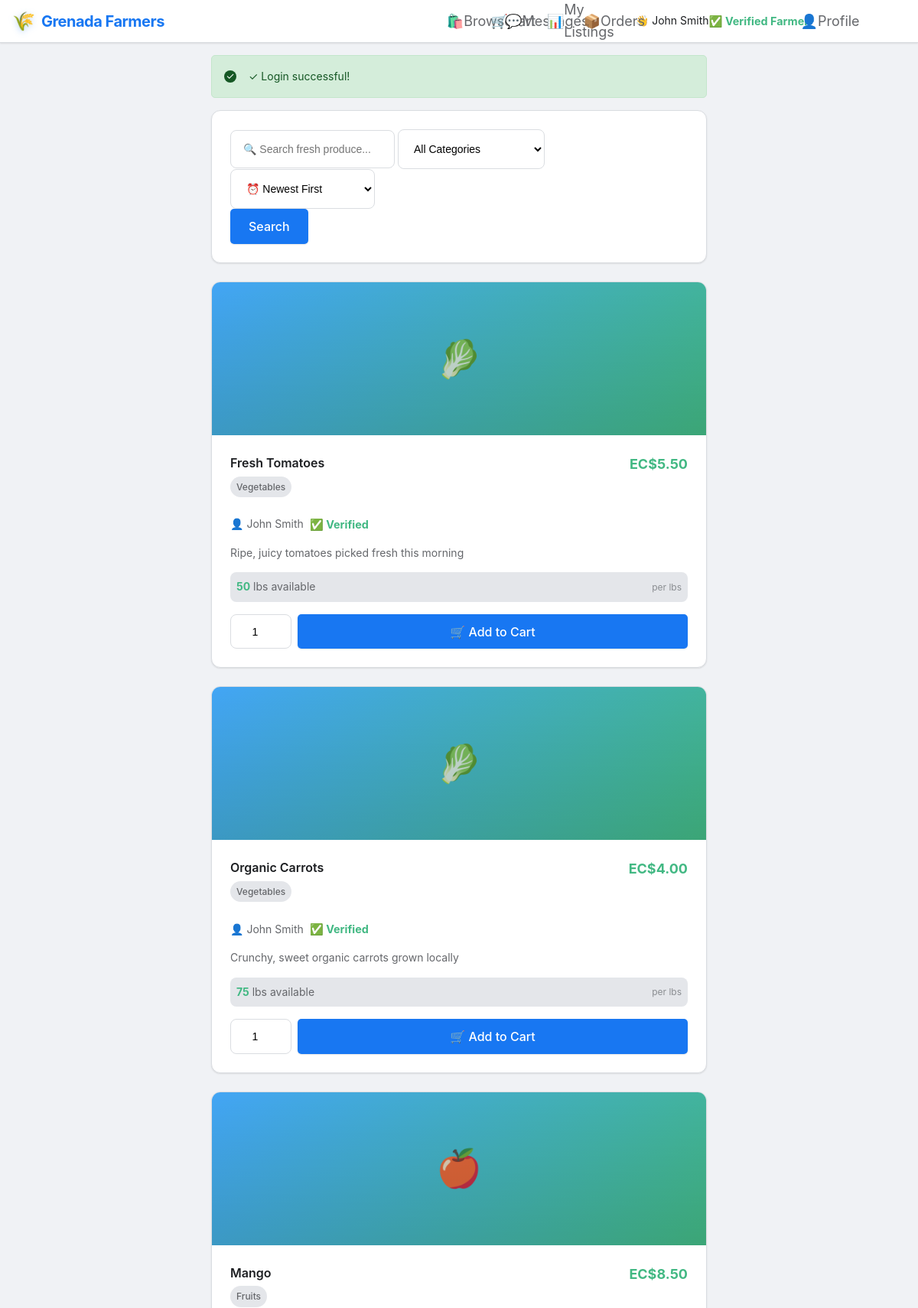
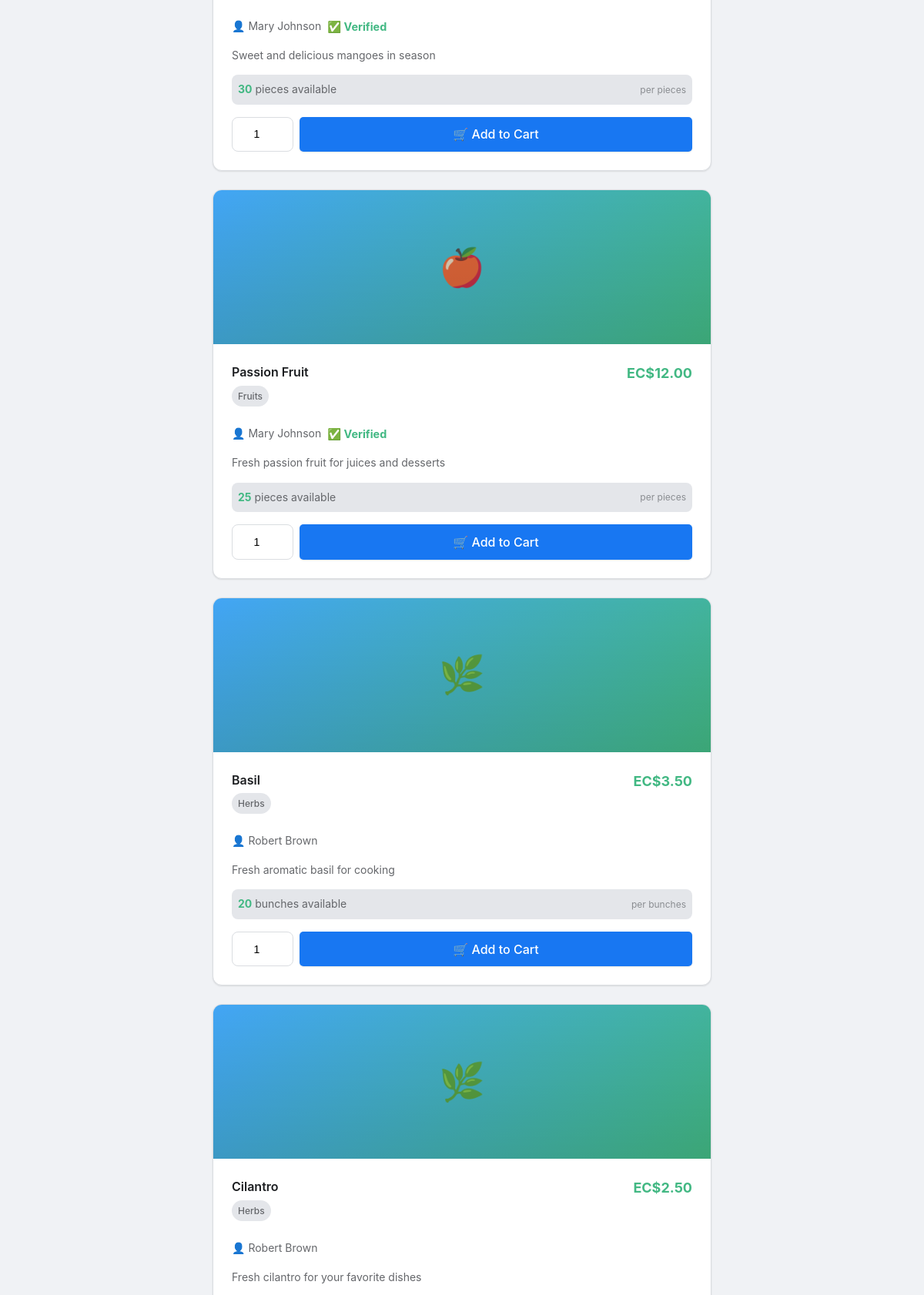
The app's page /index.php?page=browse (signed in, upper part) with its own data (2 pictures, top to bottom).
### tables this page shows
CREATE TABLE listings (
    id INT PRIMARY KEY AUTO_INCREMENT,
    user_id INT NOT NULL,
    product_name VARCHAR(255) NOT NULL,
    category ENUM('vegetables', 'fruits', 'herbs', 'grains', 'other') NOT NULL,
    description TEXT NOT NULL,
    price DECIMAL(10, 2) NOT NULL,
    unit VARCHAR(50) NOT NULL,
    quantity INT NOT NULL,
    image_path VARCHAR(255) NULL,
    thumbnail_path VARCHAR(255) NULL,
    is_active BOOLEAN DEFAULT 1,
    created_at TIMESTAMP DEFAULT CURRENT_TIMESTAMP,
    updated_at TIMESTAMP DEFAULT CURRENT_TIMESTAMP ON UPDATE CURRENT_TIMESTAMP,
    FOREIGN KEY (user_id) REFERENCES users(id) ON DELETE CASCADE,
    INDEX idx_user_id (user_id),
    INDEX idx_category (category),
    INDEX idx_active (is_active),
    INDEX idx_listings_has_image (image_path)
);

CREATE TABLE users (
    id INT PRIMARY KEY AUTO_INCREMENT,
    name VARCHAR(255) NOT NULL,
    email VARCHAR(255) UNIQUE NOT NULL,
    password VARCHAR(255) NOT NULL,
    farmer_id VARCHAR(100),
    farmer_verified BOOLEAN DEFAULT 0,
    bio TEXT,
    profile_image VARCHAR(255),
    phone VARCHAR(20),
    location VARCHAR(255),
    created_at TIMESTAMP DEFAULT CURRENT_TIMESTAMP,
    updated_at TIMESTAMP DEFAULT CURRENT_TIMESTAMP ON UPDATE CURRENT_TIMESTAMP,
    INDEX idx_email (email)
);

### index.php (called while the page is built, shortened)
<?php
function getAndClearMessage() {
    $message = $_SESSION['message'] ?? null;
    $type = $_SESSION['messageType'] ?? 'success';
    return ['message' => $message, 'type' => $type];
}
$page = $_GET['page'] ?? 'landing';
$pageFile = "pages/{$page}.php";
include 'header.php';
include $pageFile;
include 'footer.php';

### pages/browse.php (the view, shortened to what this page needs)
<?php
$search = $_GET['search'] ?? '';
$category = $_GET['category'] ?? '';
$sortBy = $_GET['sort'] ?? 'newest';
$query = "SELECT l.*, u.name as seller_name, u.farmer_verified FROM listings l JOIN users u ON l.user_id = u.id WHERE l.quantity > 0 AND l.is_active = 1";
$params = [];
switch($sortBy) {
    case 'newest':
    default:
        $query .= " ORDER BY l.created_at DESC";
        break;
}
try {
    $stmt = $pdo->prepare($query);
    $stmt->execute($params);
    $products = $stmt->fetchAll(PDO::FETCH_ASSOC);
} catch (PDOException $e) {
    $products = [];
    $error = 'Error loading products';
}
$msg = getAndClearMessage();
if($msg['message']): ?>
    <div class="alert alert-<?= $msg['type'] ?>">
        <?= ($msg['type'] === 'success' ? '✓' : '⚠') ?> <?= htmlspecialchars($msg['message']) ?>
    </div>
<?php endif; ?>
<div class="search-container">
    <form method="GET" action="index.php">
        <div>
            <input type="text" name="search" placeholder="🔍 Search fresh produce..." value="<?= htmlspecialchars($search) ?>">
            <select name="category">
                <option value="">All Categories</option>
            </select>
            <select name="sort">
                <option value="newest" <?= $sortBy === 'newest' ? 'selected' : '' ?>>⏰ Newest First</option>
            </select>
        </div>
        <button type="submit" class="btn btn-primary">Search</button>
    </form>
</div>
<?php if(empty($products)): ?>
    <div class="card">
        <div class="empty-state">
            <p>🛒</p>
            <p><strong>No products found</strong></p>
            <p style="color: var(--text-secondary);">
                <?= !empty($search) || !empty($category) ? 'Try adjusting your search filters or browse all categories.' : 'Check back soon as farmers add their fresh produce to the marketplace.' ?>
            </p>
            <?php if(!empty($search) || !empty($category)): ?>
                <a href="index.php?page=browse" class="btn btn-secondary mt-md">View All Products</a>
            <?php endif; ?>
        </div>
    </div>
<?php else: ?>
    <div class="product-grid">
        <?php foreach($products as $product): ?>
            <div class="product-card">
                <div class="product-image">
                    <?php if (!empty($product['thumbnail_path']) && file_exists($product['thumbnail_path'])): ?>
                        <img src="<?= htmlspecialchars($product['thumbnail_path']) ?>"
                             alt="<?= htmlspecialchars($product['product_name']) ?>"
                             loading="lazy">
                    <?php else: ?>
                        <div style="font-size: 48px; color: rgba(255,255,255,0.8);">
                            <?php
                            $emojis = [
                                'vegetables' => '🥬',
                                'fruits' => '🍎',
                                'herbs' => '🌿',
                                'grains' => '🌾'
                            ];
                            echo $emojis[$product['category']] ?? '🌾';
                            ?>
                        </div>
                    <?php endif; ?>
                </div>
                <div class="product-info">
                    <div class="product-header">
                        <div>
                            <div class="product-name"><?= htmlspecialchars($product['product_name']) ?></div>
                            <div class="product-category"><?= ucfirst($product['category']) ?></div>
                        </div>
                        <div class="product-price">EC$<?= number_format($product['price'], 2) ?></div>
                    </div>
                    <div class="product-seller">
                        <span>👤 <?= htmlspecialchars($product['seller_name']) ?></span>
                        <?php if($product['farmer_verified']): ?>
                            <span class="verified-badge">✅ Verified</span>
                        <?php endif; ?>
                    </div>
                    <p style="color: var(--text-secondary); margin-bottom: var(--space-md); line-height: 1.4;">
                        <?= htmlspecialchars(substr($product['description'], 0, 100)) ?><?= strlen($product['description']) > 100 ? '...' : '' ?>
                    </p>
                    <div style="display: flex; align-items: center; justify-content: space-between; margin-bottom: var(--space-md); padding: var(--space-sm); background: var(--bg-tertiary); border-radius: var(--radius-md);">
                        <span style="font-size: 14px; color: var(--text-secondary);">
                            <strong style="color: var(--success);"><?= intval($product['quantity']) ?></strong> <?= htmlspecialchars($product['unit']) ?> available
                        </span>
                        <span style="font-size: 12px; color: var(--text-muted);">
                            per <?= htmlspecialchars($product['unit']) ?>
                        </span>
                    </div>
                    <?php if($_SESSION['isLoggedIn']): ?>
                        <form method="POST" action="actions.php" class="product-actions">
                            <input type="number" name="cartQuantity" value="1" min="1" max="<?= intval($product['quantity']) ?>"
                                   style="width: 80px; padding: var(--space-sm); border: 1px solid var(--border-light); border-radius: var(--radius-md); text-align: center; font-size: 14px;">
                            <button type="submit" class="btn btn-primary" style="flex: 1;">
                                🛒 Add to Cart
                            </button>
                        </form>
                    <?php endif; ?>
                </div>
            </div>
        <?php endforeach; ?>
    </div>
<?php endif; ?>

### records on screen
listings: category "🥬", product_name "Fresh Tomatoes", category "Vegetables", price "5.50", user.name "John Smith", shows "✅ Verified", description "Ripe, juicy tomatoes picked fresh this morning", quantity "50", unit "lbs"
listings: category "🥬", product_name "Organic Carrots", category "Vegetables", price "4.00", user.name "John Smith", shows "✅ Verified", description "Crunchy, sweet organic carrots grown locally", quantity "75", unit "lbs"
listings: category "🍎", product_name "Mango", category "Fruits", price "8.50", user.name "Mary Johnson", shows "✅ Verified", description "Sweet and delicious mangoes in season", quantity "30", unit "pieces"
listings: category "🍎", product_name "Passion Fruit", category "Fruits", price "12.00", user.name "Mary Johnson", shows "✅ Verified", description "Fresh passion fruit for juices and desserts", quantity "25", unit "pieces"
listings: category "🌿", product_name "Basil", category "Herbs", price "3.50", user.name "Robert Brown", description "Fresh aromatic basil for cooking", quantity "20", unit "bunches"
listings: category "🌿", product_name "Cilantro", category "Herbs", price "2.50", user.name "Robert Brown", description "Fresh cilantro for your favorite dishes"

### other values on screen
$name "John Smith"
$msg['message'] "Login successful!"
